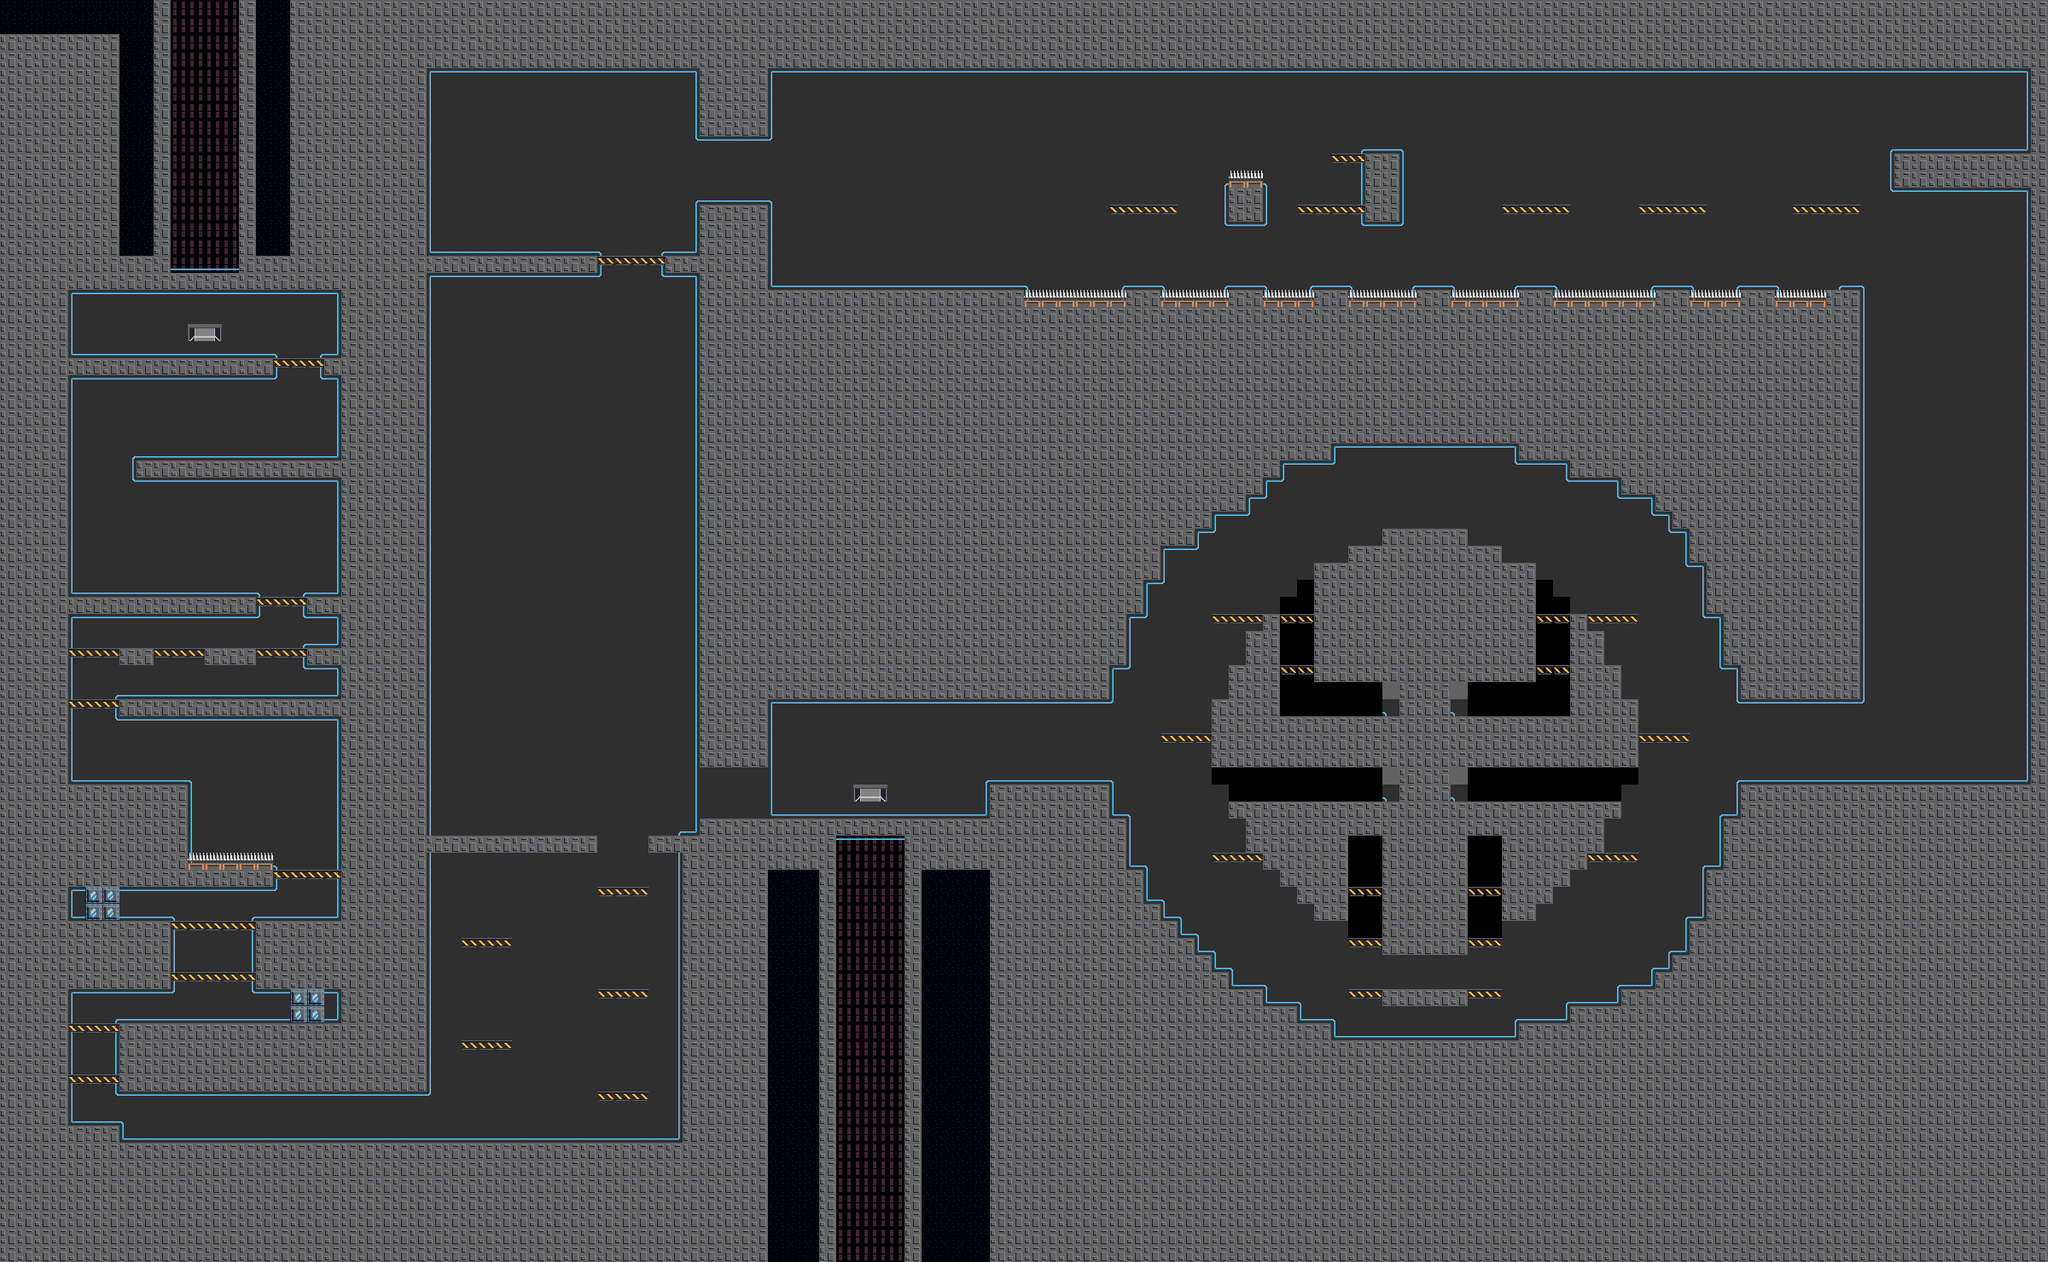

A level layout from a 2D game, rendered from its tile map. Below: a short description, then the map file with tile-grid data replaced by summaries:
An orthogonal 120x74 tile map with 20x20 px tiles, 5 tile layers (bgFar, bg, tile, js, ...) and 38 objects (9x laser, 7x lift, 6x com, 5x ac, start, ...).

<map version="1.0" orientation="orthogonal" width="120" height="74" tilewidth="20" tileheight="20" backgroundcolor="#2f2f2f">
 <tileset firstgid="1" name="defTile" tilewidth="20" tileheight="20">
  <image source="../img/defTile.png" width="360" height="280" />
  <terraintypes>
   <terrain name="light" tile="-1" />
  </terraintypes>
  <tile id="7" terrain=",0,0," />
  <tile id="8" terrain="0,,,0" />
  <tile id="25" terrain="0,0,," />
  <tile id="26" terrain=",0,,0" />
  <tile id="42" terrain="0,0,0,0" />
  <tile id="43" terrain=",,0,0" />
  <tile id="44" terrain="0,,0," />
  <tile id="59" terrain=",,0," />
  <tile id="60" terrain=",,,0" />
  <tile id="61" terrain=",0,," />
  <tile id="62" terrain="0,,," />
  <tile id="77" terrain="0,0,,0" />
  <tile id="78" terrain="0,0,0," />
  <tile id="79" terrain="0,,0,0" />
  <tile id="80" terrain=",0,0,0" />
 </tileset>
 <layer name="bgFar" width="120" height="74">
  <data>[8880 cells, 164 non-empty, 1 distinct tile ids]</data>
 </layer>
 <layer name="bg" width="120" height="74">
  <data>[8880 cells, 5620 non-empty, 21 distinct tile ids]</data>
 </layer>
 <layer name="tile" width="120" height="74">
  <data>[8880 cells, 4720 non-empty, 3 distinct tile ids]</data>
 </layer>
 <layer name="js" width="120" height="74">
  <data>[8880 cells, 147 non-empty, 2 distinct tile ids]</data>
 </layer>
 <layer name="nail" width="120" height="74">
  <data>[8880 cells, 40 non-empty, 1 distinct tile ids]</data>
 </layer>
 <objectgroup name="misc" width="120" height="74">
  <object name="start" x="220" y="260" width="40" height="40" />
  <object name="door" x="220" y="380" width="40" height="40" />
  <object name="lift" type="lift" x="80" y="540" width="60" height="160">
   <properties>
    <property name="speed" value="50" />
    <property name="w" value="3" />
   </properties>
  </object>
  <object name="zBallPath" x="1360" y="560" width="620" height="620">
   <ellipse />
  </object>
  <object name="zBallSize" x="1460" y="540" width="120" height="120">
   <ellipse />
  </object>
  <object name="lift" type="lift" x="640" y="700" width="40" height="160">
   <properties>
    <property name="speed" value="50" />
    <property name="start" value="1" />
    <property name="w" value="4" />
   </properties>
  </object>
  <object name="lift" type="lift" x="560" y="580" width="40" height="160">
   <properties>
    <property name="speed" value="50" />
    <property name="start" value="0" />
    <property name="w" value="4" />
   </properties>
  </object>
  <object name="lift" type="lift" x="640" y="460" width="40" height="160">
   <properties>
    <property name="speed" value="50" />
    <property name="start" value="1" />
    <property name="w" value="4" />
   </properties>
  </object>
  <object name="lift" type="lift" x="720" y="820" width="40" height="160">
   <properties>
    <property name="speed" value="50" />
    <property name="start" value="0" />
    <property name="w" value="4" />
   </properties>
  </object>
  <object name="lift" type="lift" x="720" y="340" width="40" height="160">
   <properties>
    <property name="speed" value="50" />
    <property name="start" value="0" />
    <property name="w" value="4" />
   </properties>
  </object>
  <object name="lift" type="lift" x="2260" y="340" width="40" height="560">
   <properties>
    <property name="speed" value="50" />
    <property name="w" value="4" />
   </properties>
  </object>
  <object name="door2" x="1000" y="920" width="40" height="40" />
  <object name="comOut" type="com" x="1140" y="920" width="20" height="40">
   <properties>
    <property name="on" value="0" />
   </properties>
  </object>
  <object name="comLock1" type="com" x="1620" y="800" width="20" height="40">
   <properties>
    <property name="on" value="0" />
   </properties>
  </object>
  <object name="comLock2" type="com" x="1700" y="800" width="20" height="40">
   <properties>
    <property name="on" value="0" />
   </properties>
  </object>
  <object name="comLock4" type="com" x="1700" y="900" width="20" height="40">
   <properties>
    <property name="on" value="0" />
   </properties>
  </object>
  <object name="comLock3" type="com" x="1620" y="900" width="20" height="40">
   <properties>
    <property name="on" value="0" />
   </properties>
  </object>
  <object name="door1" x="220" y="380" width="40" height="40" />
  <object name="comIn" type="com" x="200" y="380" width="20" height="40">
   <properties>
    <property name="on" value="1" />
   </properties>
  </object>
  <object name="end" x="1000" y="1100" width="40" height="40" />
 </objectgroup>
 <objectgroup name="enemy" width="120" height="74">
  <object type="ac" x="380" y="580" width="20" height="40">
   <properties>
    <property name="hang" value="right" />
   </properties>
  </object>
  <object type="ac" x="380" y="640" width="20" height="40">
   <properties>
    <property name="hang" value="right" />
   </properties>
  </object>
  <object type="gpMid" x="1860" y="140" width="60" height="60" />
  <object name="laser" type="laser" x="40" y="720" width="400" height="40">
   <properties>
    <property name="offTime" value="1.5" />
    <property name="onTime" value="1.5" />
    <property name="start" value="0" />
   </properties>
  </object>
  <object name="laser" type="laser" x="40" y="780" width="400" height="40">
   <properties>
    <property name="offTime" value="1.5" />
    <property name="onTime" value="1.5" />
    <property name="start" value="0" />
   </properties>
  </object>
  <object name="laser" type="laser" x="460" y="1120" width="380" height="40">
   <properties>
    <property name="offTime" value="1.5" />
    <property name="onTime" value="1.5" />
    <property name="start" value="0" />
   </properties>
  </object>
  <object name="laser" type="laser" x="460" y="1180" width="380" height="40">
   <properties>
    <property name="offTime" value="1.5" />
    <property name="onTime" value="1.5" />
    <property name="start" value="0" />
   </properties>
  </object>
  <object name="laser" type="laser" x="460" y="1240" width="380" height="40">
   <properties>
    <property name="offTime" value="1.5" />
    <property name="onTime" value="1.5" />
    <property name="start" value="0" />
   </properties>
  </object>
  <object name="laser" type="laser" x="460" y="1060" width="380" height="40">
   <properties>
    <property name="offTime" value="1.5" />
    <property name="onTime" value="1.5" />
    <property name="start" value="0" />
   </properties>
  </object>
  <object name="laser" type="laser" x="460" y="1000" width="380" height="40">
   <properties>
    <property name="offTime" value="1.5" />
    <property name="onTime" value="1.5" />
    <property name="start" value="0" />
   </properties>
  </object>
  <object type="ac" x="500" y="820" width="20" height="40">
   <properties>
    <property name="hang" value="left" />
   </properties>
  </object>
  <object type="ac" x="800" y="580" width="20" height="40">
   <properties>
    <property name="hang" value="right" />
   </properties>
  </object>
  <object type="ac" x="500" y="340" width="20" height="40">
   <properties>
    <property name="hang" value="left" />
   </properties>
  </object>
  <object name="laser" type="laser" x="1660" y="40" width="40" height="340">
   <properties>
    <property name="offTime" value="2" />
    <property name="onTime" value="2" />
    <property name="start" value="0" />
   </properties>
  </object>
  <object name="laser" type="laser" x="2040" y="40" width="40" height="340">
   <properties>
    <property name="offTime" value="1.5" />
    <property name="onTime" value="1.5" />
    <property name="start" value="0" />
   </properties>
  </object>
  <object type="bg" x="2240" y="140" width="60" height="40" />
  </objectgroup>
 <objectgroup name="tips" width="120" height="74">
  <!-- 1 objects omitted --></objectgroup>
</map>
<!-- 2 of 38 objects omitted -->
